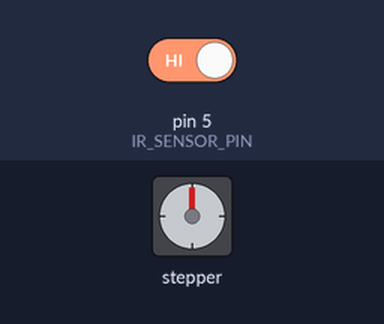
This sketch was run on a simulated Arduino Uno, built with avr-gcc and run on an emulated ATmega328P. Parts: stepper motor. Wiring (inferred from the names in the program): stepper motor driver (200 steps per turn assumed): step pin 2; direction pin 4. The test bench sets the inputs (shaded band); at power-on: pin 5 (IR_SENSOR_PIN) HIGH.

Above: at 0.15 s.
At 1.2 s:
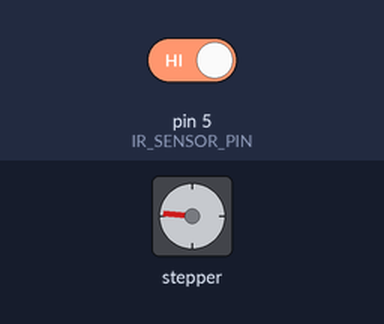
1.3 s: pin 5 (IR_SENSOR_PIN) driven LOW
At 1.65 s:
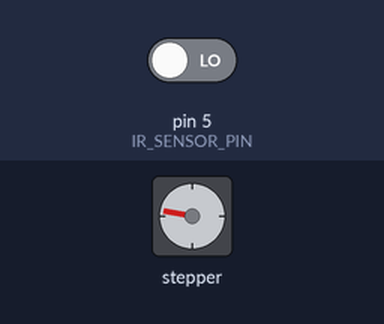
Timing chart, 0 to 19.3 s (numbered marks = the images above; inputs shaded):
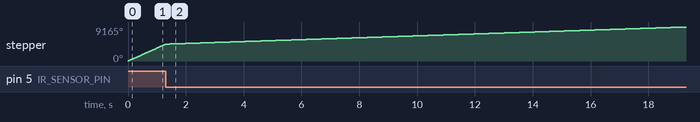

The sketch:

start-conv.ino
```cpp
const int PULSE_PIN = 2;
const int DIR_PIN = 4;
const int IR_SENSOR_PIN = 5;

int pulseDelay = 500;
const int SLOW_SPEED = 7000;
const long DETECTION_DURATION = 10000;

unsigned long lastDetectionTime = 0;
bool isSlowMode = false;

void setup() {
  pinMode(PULSE_PIN, OUTPUT);
  pinMode(DIR_PIN, OUTPUT);
  pinMode(IR_SENSOR_PIN, INPUT);
  digitalWrite(DIR_PIN, HIGH);
}

void loop() {
  if (digitalRead(IR_SENSOR_PIN) == LOW) {
    lastDetectionTime = millis();
    isSlowMode = true;
  }

  if (isSlowMode && (millis() - lastDetectionTime >= DETECTION_DURATION)) {
    isSlowMode = false;
  }

  int currentDelay = isSlowMode ? SLOW_SPEED : pulseDelay;

  digitalWrite(PULSE_PIN, HIGH);
  delayMicroseconds(currentDelay / 2);
  digitalWrite(PULSE_PIN, LOW);
  delayMicroseconds(currentDelay / 2);
}
```
